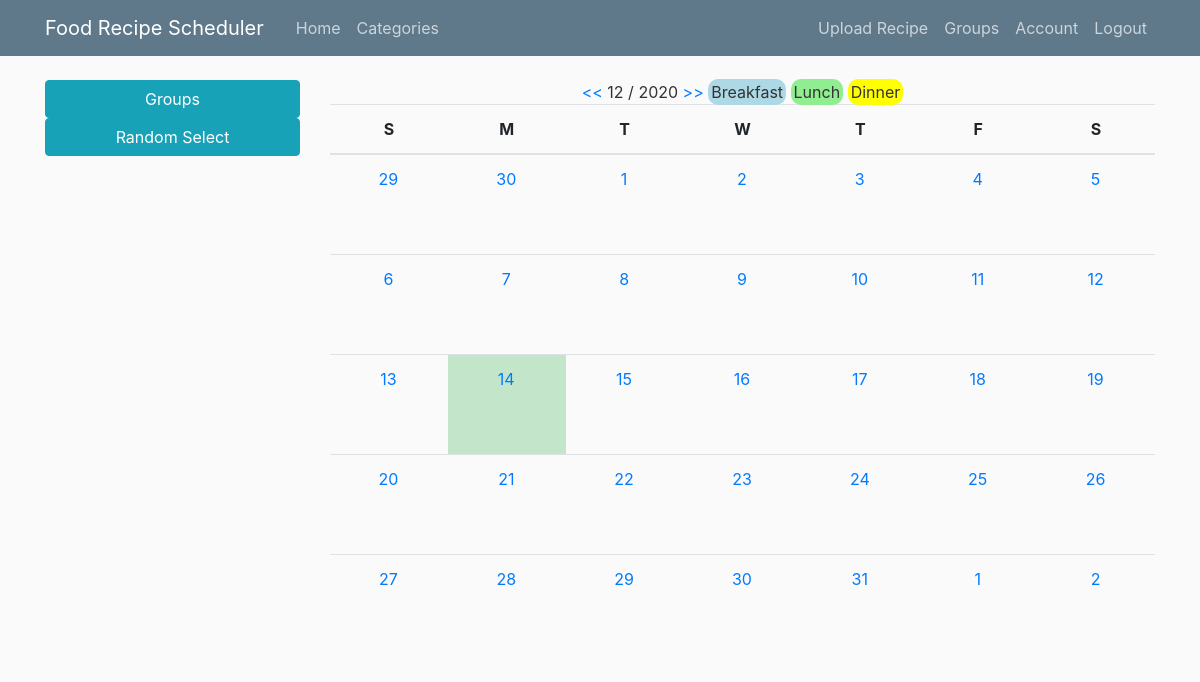
The app's page /home (signed in), older data.
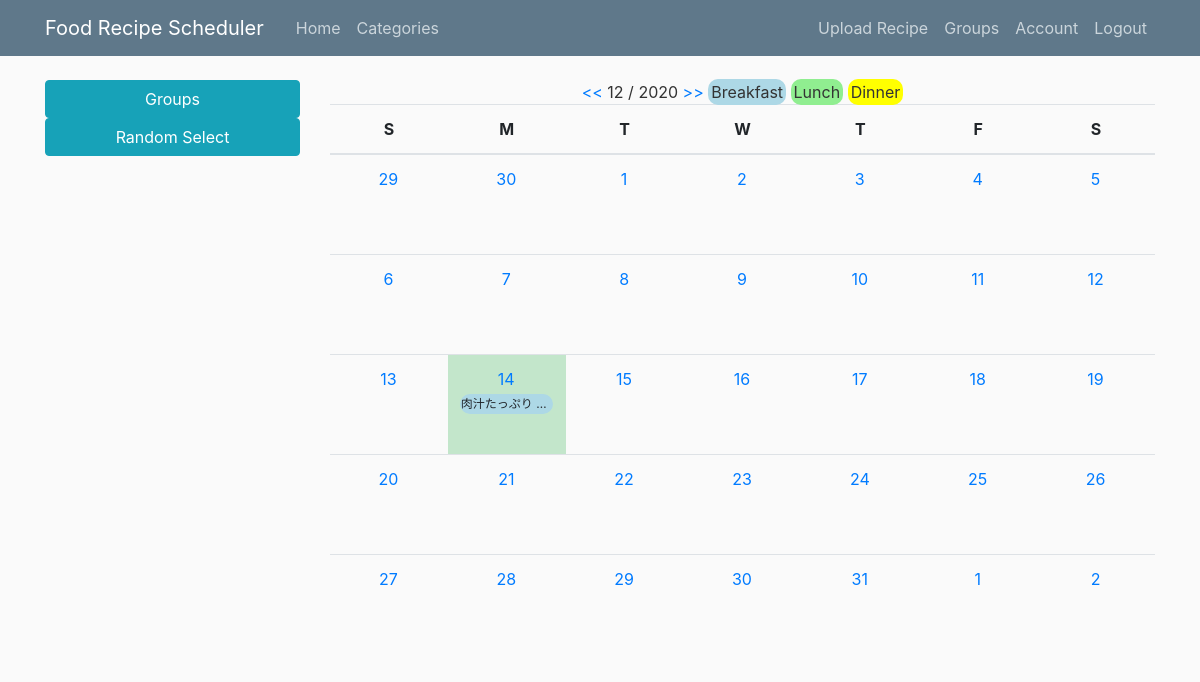
The same page, newer data.
### recipe_scheduler/models.py (models this page shows, shortened)
class Recipe(db.Model):
    __table_name__ = 'recipe'
    id = db.Column(db.Integer, primary_key=True)
    recipe_name = db.Column(db.String(100), unique=False, nullable=False)
    recipe_url = db.Column(db.String(2083), unique=False, nullable=False)
    description = db.Column(db.String(200), unique=False, nullable=False)
    category_id = db.Column(db.Integer, db.ForeignKey('category.id'),
                            nullable=False)
    events = db.relationship(
        'Event', backref='recipe', lazy=True, cascade="all")

### recipe_scheduler/main/routes.py (the view, shortened to what this page needs)
@main.route('/', methods=['GET', 'POST'])
@main.route('/home', methods=['GET', 'POST'])
@main.route('/home/<int:year>/<int:month>', methods=['GET', 'POST'])
@login_required
def home(year=None, month=None):
    select_group = request.form.get('group_options')
    sub_form = RandomEventForm()
    categories = Category.query.filter_by(group_id=current_user.current_group)\
        .order_by(Category.category_name).all()
    sub_form.categories.choices = [(r.id, r.category_name) for r in categories]
    if not select_group:
        select_group = current_user.current_group
    if not year and not month:
        dt_now = datetime.datetime.now(datetime.timezone(
            datetime.timedelta(hours=-8)))
        year, month = dt_now.year, dt_now.month
    my_calendar = MonthCalendar()
    context = my_calendar.get_context_data(year, month, select_group)
    user_list = current_user.user_groups
    return render_template('home.html', context=context, user_list=user_list,
                           select_group=int(select_group), group_title="Groups",
                           sub_form=sub_form)

### recipe_scheduler/main/utils.py (called while the page is built)
    def setup_calendar(self):
        self._calendar = calendar.Calendar(self.first_weekday)

    def get_week_names(self):
        week_names = deque(self.week_names)
        week_names.rotate(-self.first_weekday)
        return week_names

    def get_previous_month(self, date):
        if date.month == 1:
            return date.replace(year=date.year-1, month=12, day=1)
        else:
            return date.replace(month=date.month-1, day=1)

    def get_next_month(self, date):
        if date.month == 12:
            return date.replace(year=date.year+1, month=1, day=1)
        else:
            return date.replace(month=date.month+1, day=1)

    def get_month_days(self, date):
        return self._calendar.monthdatescalendar(date.year, date.month)

    def get_current_month(self, year, month):
        if month and year:
            month = datetime.date(year=int(year), month=int(month), day=1)
        else:
            month = datetime.date.today().replace(day=1)
        return month

    def get_context_data(self, year, month, group):
        calendar_context = self.get_month_calendar(year, month, group)
        return calendar_context

### recipe_scheduler/templates/home.html (shortened to what this page needs)
{% extends "layout.html" %}
{% block content %}
<div class="calendar-title">
    <a href="{{ url_for('main.home', year=context.month_previous.year,
        month=context.month_previous.month)}}"> << </a>
    {{ context.month_current.month}} / {{ context.month_current.year }}
    <a href="{{ url_for('main.home', year=context.month_next.year,
        month=context.month_next.month)}}"> >> </a>
    <a class="foodlegend foodkind-0">Breakfast</a>
    <a class="foodlegend foodkind-1">Lunch</a>
    <a class="foodlegend foodkind-2">Dinner</a>
</div>
<table class="table">
    <thead>
        <tr>
            {% for w in context.week_names %}
            <th>{{ w }}</th>
            {% endfor %}
        </tr>
    </thead>
    <tbody>
        {% for week in context.month_day_schedulers %}
        <tr class="rowcell">
            {% for day, schedules in week.items() %}
            {% if context.now == day %}
            <td class="table-success">
                {% else %}
            <td>
                {% endif %}
                <div class="gridcell">
                    <a class="nav-item nav-link calendar_day"
                        href="{{ url_for('events.new_event', day=day) }}">{{ day.day }} </a>
                    {% for cat, recipe in schedules.items() %}
                    {% if recipe[0] %}
                    <button type="button" class="btn btn-sm m-1 foodcell foodkind-{{cat}}" data-toggle="modal"
                        data-target="#recipeModal-{{day.day}}-{{cat}}">{{recipe[0].recipe_name}}</button>
                    {% endif %}
                    {% endfor %}
                </div>
            </td>
            {% endfor %}
        </tr>
        {% endfor %}
    </tbody>
</table>
{% endblock content %}

Row changes from the older to the newer data that the page shows:
now on this page (row edited): Recipe: recipe_name "肉汁たっぷり…"
